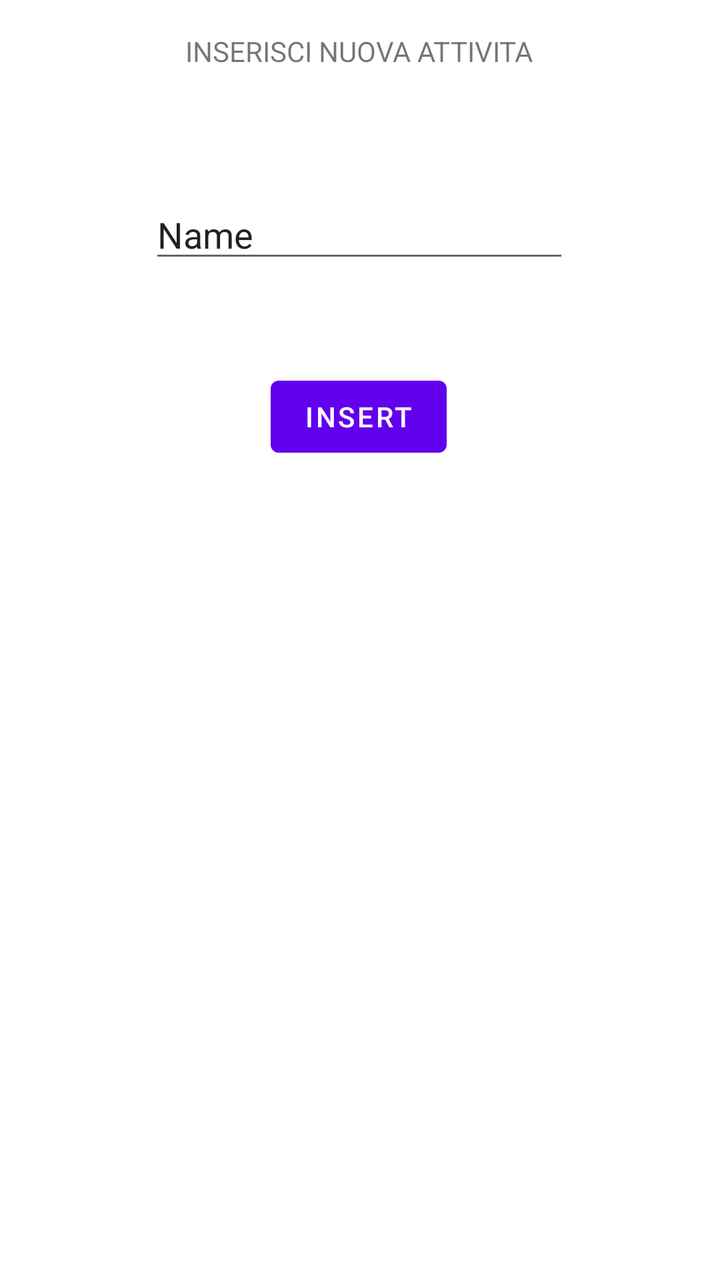
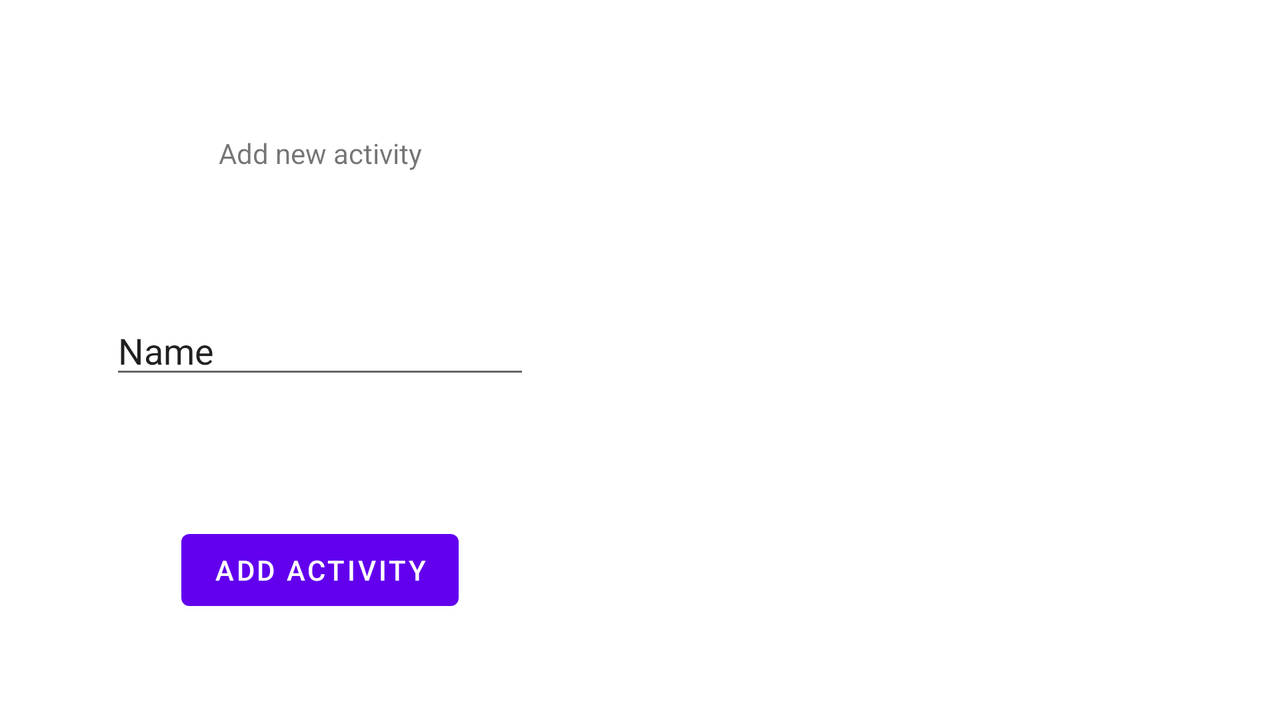

An Android layout and its configuration variant, each rendered on a device that would load it. The default file and the variant file are quoted in full after the pictures.
<!-- AndroidManifest.xml: application theme Theme.PersonalPhysicalTracker -->
<!-- res/layout/fragment_manage_activitylist.xml -->
<?xml version="1.0" encoding="utf-8"?>
<androidx.constraintlayout.widget.ConstraintLayout xmlns:android="http://schemas.android.com/apk/res/android"
    xmlns:app="http://schemas.android.com/apk/res-auto"
    xmlns:tools="http://schemas.android.com/tools"
    android:layout_width="match_parent"
    android:layout_height="match_parent"
    tools:context=".data.fragments.ManageActivitylist">


    <androidx.constraintlayout.widget.ConstraintLayout
        android:layout_width="match_parent"
        android:layout_height="wrap_content"
        app:layout_constraintEnd_toEndOf="parent"
        app:layout_constraintHorizontal_bias="0.5"
        app:layout_constraintStart_toStartOf="parent"
        app:layout_constraintTop_toTopOf="parent">

        <TextView
            android:id="@+id/textView4"
            android:layout_width="wrap_content"
            android:layout_height="wrap_content"
            android:layout_marginTop="16dp"
            android:text="INSERISCI NUOVA ATTIVITA"
            app:layout_constraintEnd_toEndOf="parent"
            app:layout_constraintHorizontal_bias="0.498"
            app:layout_constraintStart_toStartOf="parent"
            app:layout_constraintTop_toTopOf="parent" />

        <Button
            android:id="@+id/insert_activity_btn"
            android:layout_width="wrap_content"
            android:layout_height="wrap_content"
            android:layout_marginTop="48dp"
            android:text="Insert"
            app:layout_constraintEnd_toEndOf="parent"
            app:layout_constraintHorizontal_bias="0.498"
            app:layout_constraintStart_toStartOf="parent"
            app:layout_constraintTop_toBottomOf="@+id/insert_activity_name_et" />

        <EditText
            android:id="@+id/insert_activity_name_et"
            android:layout_width="wrap_content"
            android:layout_height="wrap_content"
            android:layout_marginTop="60dp"
            android:ems="10"
            android:inputType="text"
            android:text="Name"
            app:layout_constraintEnd_toEndOf="parent"
            app:layout_constraintHorizontal_bias="0.497"
            app:layout_constraintStart_toStartOf="parent"
            app:layout_constraintTop_toBottomOf="@+id/textView4" />

        

    </androidx.constraintlayout.widget.ConstraintLayout>

    

</androidx.constraintlayout.widget.ConstraintLayout>
<!-- resources referenced by this layout -->
<resources>
  <style name="Theme.PersonalPhysicalTracker" parent="Theme.MaterialComponents.DayNight.DarkActionBar">
          
          <item name="colorPrimary">@color/purple_500</item>
          <item name="colorPrimaryVariant">@color/purple_700</item>
          <item name="colorOnPrimary">@color/white</item>
          
          <item name="colorSecondary">@color/teal_200</item>
          <item name="colorSecondaryVariant">@color/teal_700</item>
          <item name="colorOnSecondary">@color/black</item>
          
          <item name="android:statusBarColor">?attr/colorPrimaryVariant</item>
          
      </style>
  <color name="purple_500">#FF6200EE</color>
  <color name="purple_700">#FF3700B3</color>
  <color name="white">#FFFFFFFF</color>
  <color name="teal_200">#FF03DAC5</color>
  <color name="teal_700">#FF018786</color>
  <color name="black">#FF000000</color>
</resources>
<!-- res/layout-land/fragment_manage_activitylist.xml (the repository's variant of the layout above) -->
<!-- drawn on the phone turned sideways -->
<?xml version="1.0" encoding="utf-8"?>
<androidx.constraintlayout.widget.ConstraintLayout xmlns:android="http://schemas.android.com/apk/res/android"
    xmlns:app="http://schemas.android.com/apk/res-auto"
    xmlns:tools="http://schemas.android.com/tools"
    android:layout_width="match_parent"
    android:layout_height="match_parent"
    tools:context=".data.fragments.ManageActivitylist">

    
    <LinearLayout
        android:id="@+id/input_container"
        android:layout_width="0dp"
        android:layout_height="match_parent"
        android:orientation="vertical"
        app:layout_constraintEnd_toStartOf="@+id/manager_rv_ActivitiesList"
        app:layout_constraintStart_toStartOf="parent"
        app:layout_constraintTop_toTopOf="parent"
        app:layout_constraintBottom_toBottomOf="parent"
        android:layout_marginEnd="8dp"
        android:layout_marginStart="8dp">

        <androidx.constraintlayout.widget.ConstraintLayout
            android:id="@+id/constraintLayout"
            android:layout_width="match_parent"
            android:layout_height="match_parent">

            <TextView
                android:id="@+id/manage_activities_title"
                android:layout_width="wrap_content"
                android:layout_height="wrap_content"
                android:layout_marginTop="16dp"
                android:text="@string/manage_activities_desc_add_activity"
                app:layout_constraintEnd_toEndOf="parent"
                app:layout_constraintStart_toStartOf="parent"
                app:layout_constraintTop_toTopOf="parent"
                app:layout_constraintBottom_toTopOf="@+id/insert_activity_name_et" />

            <EditText
                android:id="@+id/insert_activity_name_et"
                android:layout_width="wrap_content"
                android:layout_height="wrap_content"
                android:layout_marginTop="16dp"
                android:ems="10"
                android:inputType="text"
                android:text="Name"
                app:layout_constraintEnd_toEndOf="parent"
                app:layout_constraintStart_toStartOf="parent"
                app:layout_constraintTop_toBottomOf="@+id/manage_activities_title"
                app:layout_constraintBottom_toTopOf="@+id/insert_activity_btn" />

            <Button
                android:id="@+id/insert_activity_btn"
                android:layout_width="wrap_content"
                android:layout_height="wrap_content"
                android:layout_marginTop="16dp"
                android:text="@string/manage_activities_btn_add_activity"
                app:layout_constraintEnd_toEndOf="parent"
                app:layout_constraintStart_toStartOf="parent"
                app:layout_constraintTop_toBottomOf="@+id/insert_activity_name_et"
                app:layout_constraintBottom_toBottomOf="parent" />

        </androidx.constraintlayout.widget.ConstraintLayout>

    </LinearLayout>

    
    <androidx.recyclerview.widget.RecyclerView
        android:id="@+id/manager_rv_ActivitiesList"
        android:layout_width="0dp"
        android:layout_height="match_parent"
        app:layout_constraintStart_toEndOf="@id/input_container"
        app:layout_constraintEnd_toEndOf="parent"
        app:layout_constraintTop_toTopOf="parent"
        app:layout_constraintBottom_toBottomOf="parent"
        android:layout_marginStart="8dp"
        android:layout_marginEnd="8dp" />

</androidx.constraintlayout.widget.ConstraintLayout>
<!-- resources referenced by the variant -->
<!-- as the phone turned sideways resolves them -->
<resources>
  <string name="manage_activities_btn_add_activity">Add activity</string>
  <string name="manage_activities_desc_add_activity">Add new activity</string>
  <style name="Theme.PersonalPhysicalTracker" parent="Theme.MaterialComponents.DayNight.DarkActionBar">
          
          <item name="colorPrimary">@color/purple_500</item>
          <item name="colorPrimaryVariant">@color/purple_700</item>
          <item name="colorOnPrimary">@color/white</item>
          
          <item name="colorSecondary">@color/teal_200</item>
          <item name="colorSecondaryVariant">@color/teal_700</item>
          <item name="colorOnSecondary">@color/black</item>
          
          <item name="android:statusBarColor">?attr/colorPrimaryVariant</item>
          
      </style>
  <color name="purple_500">#FF6200EE</color>
  <color name="purple_700">#FF3700B3</color>
  <color name="white">#FFFFFFFF</color>
  <color name="teal_200">#FF03DAC5</color>
  <color name="teal_700">#FF018786</color>
  <color name="black">#FF000000</color>
</resources>
